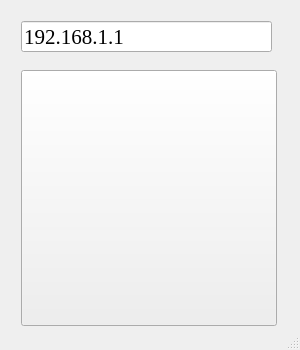
<?xml version="1.0" encoding="UTF-8"?>
<ui version="4.0">
 <class>ScreenCap</class>
 <widget class="QMainWindow" name="ScreenCap">
  <property name="geometry">
   <rect>
    <x>0</x>
    <y>0</y>
    <width>300</width>
    <height>350</height>
   </rect>
  </property>
  <property name="minimumSize">
   <size>
    <width>300</width>
    <height>350</height>
   </size>
  </property>
  <property name="maximumSize">
   <size>
    <width>300</width>
    <height>350</height>
   </size>
  </property>
  <property name="windowTitle">
   <string>录屏传输</string>
  </property>
  <widget class="QWidget" name="centralWidget">
   <widget class="QLineEdit" name="lineEditIp">
    <property name="geometry">
     <rect>
      <x>21</x>
      <y>21</y>
      <width>251</width>
      <height>31</height>
     </rect>
    </property>
    <property name="font">
     <font>
      <family>Times New Roman</family>
      <pointsize>16</pointsize>
     </font>
    </property>
    <property name="text">
     <string>192.168.1.1</string>
    </property>
   </widget>
   <widget class="QPushButton" name="pushButtonStart">
    <property name="geometry">
     <rect>
      <x>21</x>
      <y>70</y>
      <width>256</width>
      <height>256</height>
     </rect>
    </property>
    <property name="minimumSize">
     <size>
      <width>256</width>
      <height>256</height>
     </size>
    </property>
    <property name="maximumSize">
     <size>
      <width>256</width>
      <height>256</height>
     </size>
    </property>
    <property name="font">
     <font>
      <family>微软雅黑</family>
      <pointsize>16</pointsize>
     </font>
    </property>
    <property name="text">
     <string/>
    </property>
   </widget>
   <widget class="QLabel" name="label">
    <property name="geometry">
     <rect>
      <x>23</x>
      <y>21</y>
      <width>251</width>
      <height>31</height>
     </rect>
    </property>
    <property name="text">
     <string/>
    </property>
   </widget>
   <zorder>label</zorder>
   <zorder>lineEditIp</zorder>
   <zorder>pushButtonStart</zorder>
  </widget>
  <widget class="QStatusBar" name="statusBar"/>
 </widget>
 <layoutdefault spacing="6" margin="11"/>
 <resources/>
 <connections/>
</ui>
